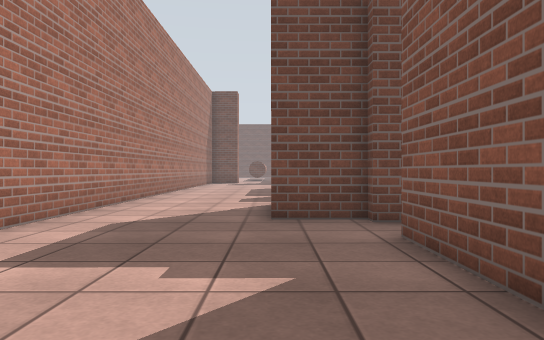
[1] (above)

20 first-person views from a walk through a robot-simulator world made for Gazebo. The camera is 0.94 m above the floor, looks level and sees 70° across. The floor is counted in squares, 1 m on a side. Each view is taken from the middle of a square. On the plan, view 1 faces up. The plan holds only what a view shows up to about 13 squares ahead; the rest is blank. The place goes on beyond the plan.

[2]
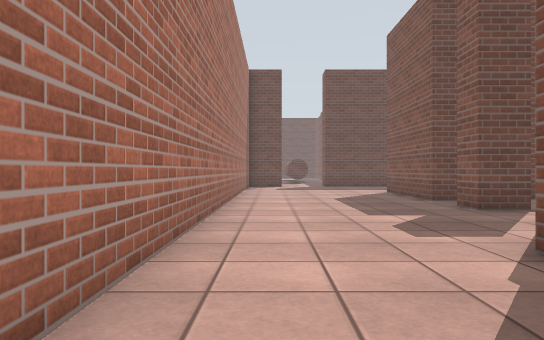

[3]
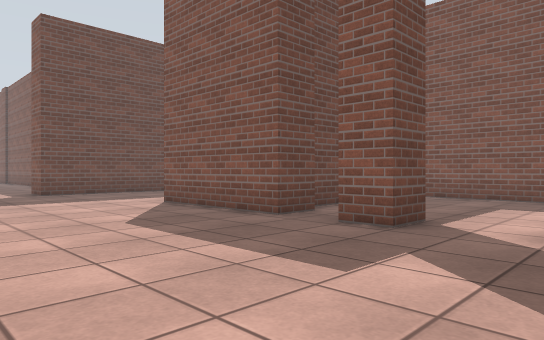

[4]
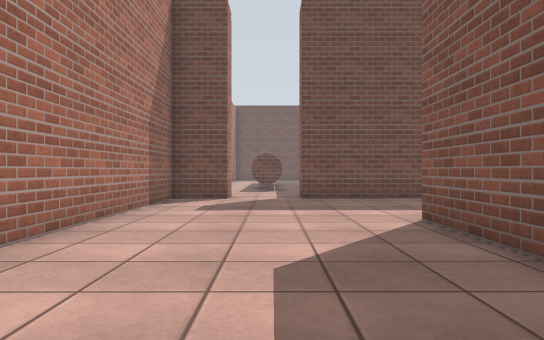

[5]
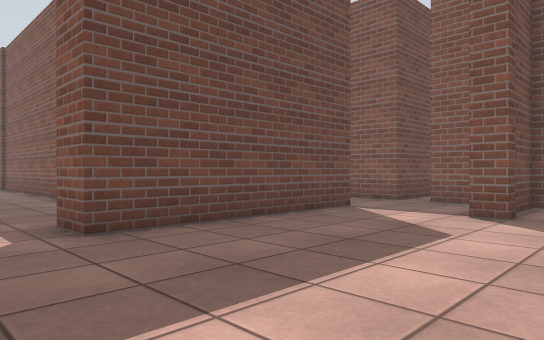

[6]
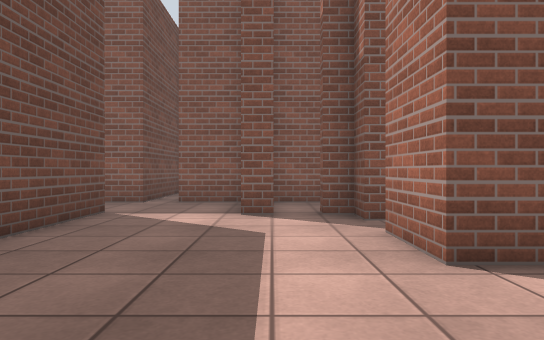

[7]
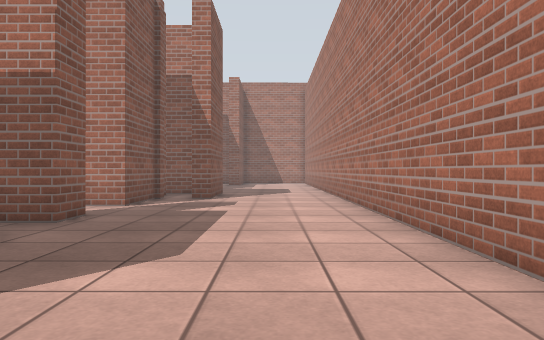

[8]
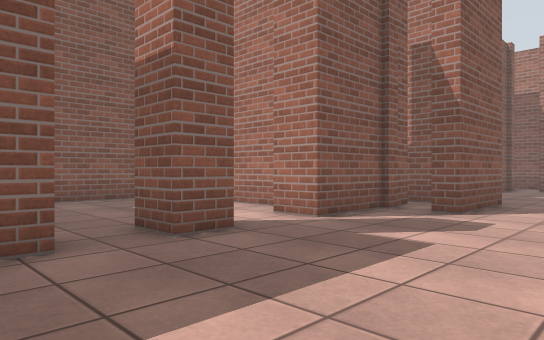

[9]
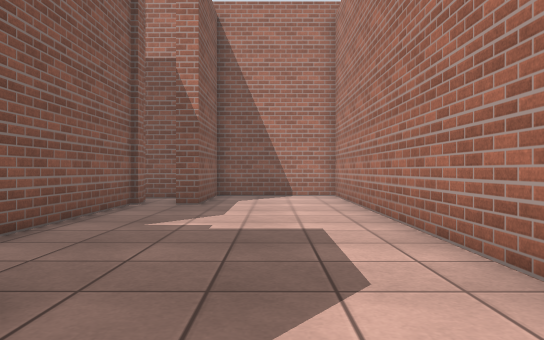

[10]
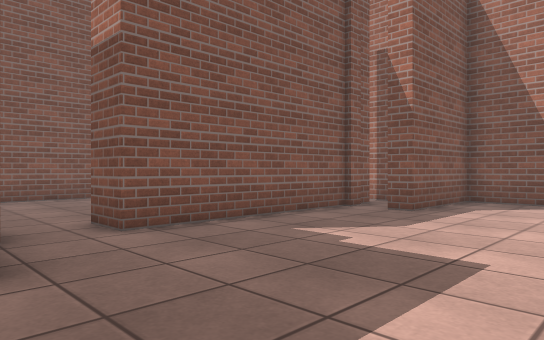

[11]
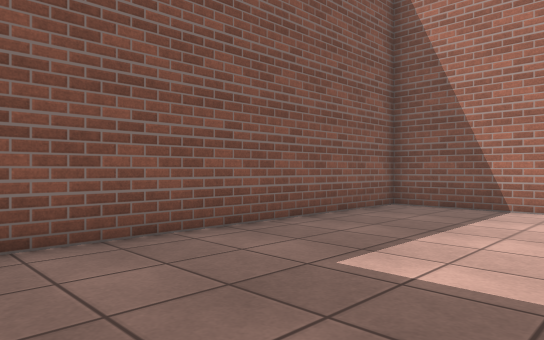

[12]
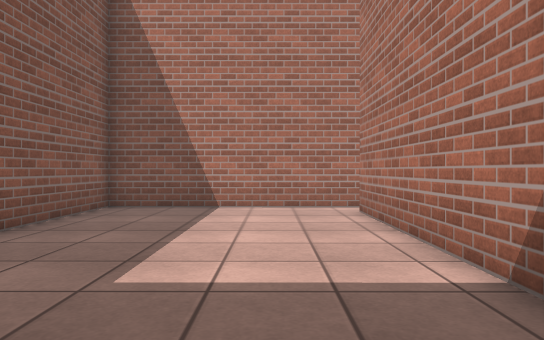

[13]
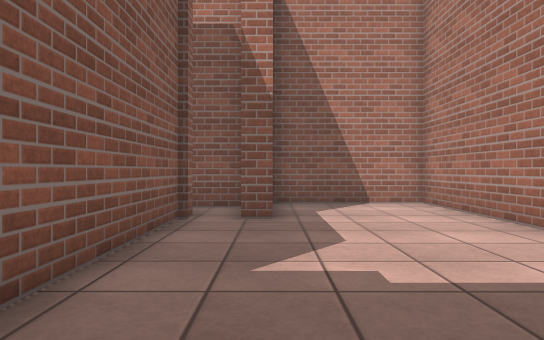

[14]
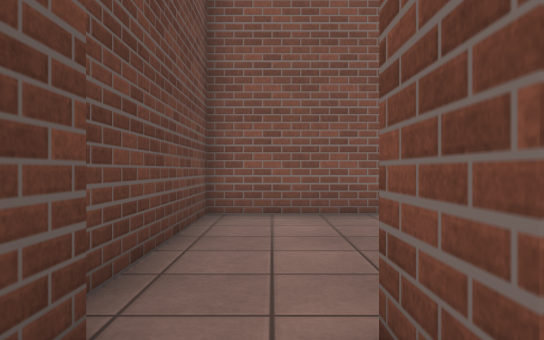

[15]
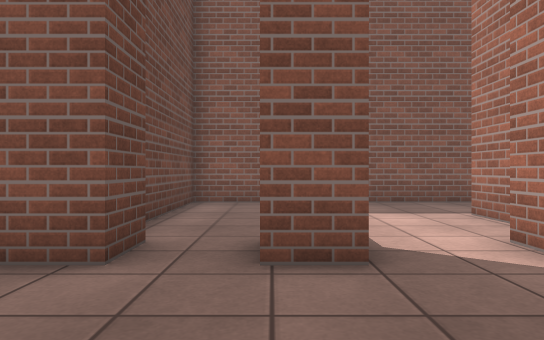

[16]
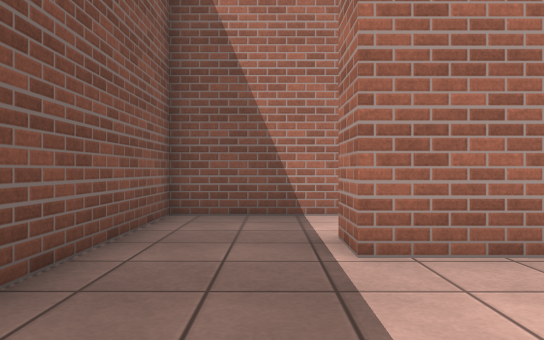

[17]
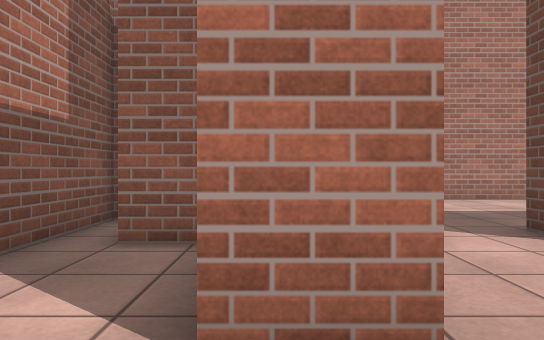

[18]
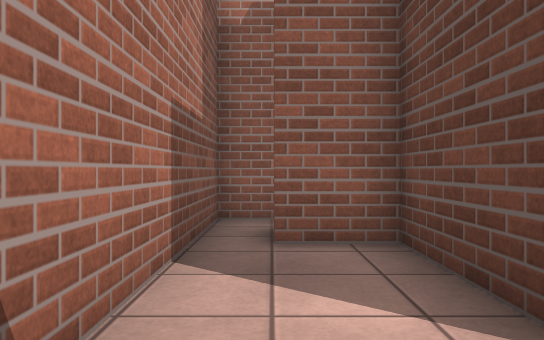

[19]
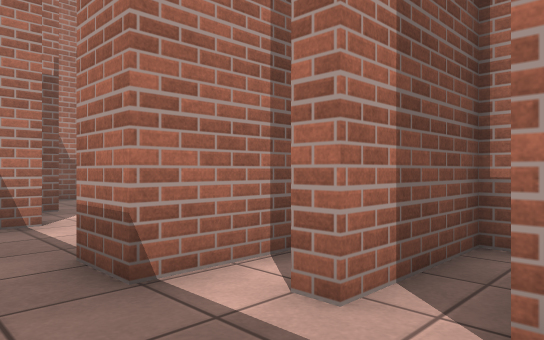

[20]
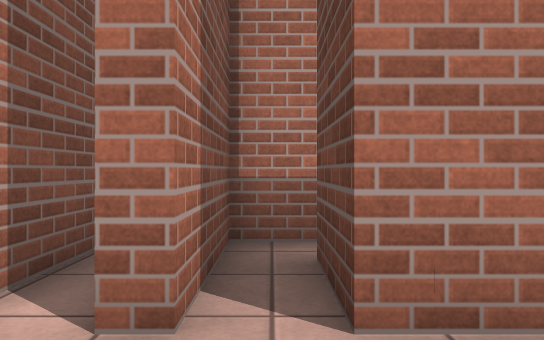

### Floor plan
Ten units are one square. View 1 is at (0, 0); x grows to the right and y downward. Boxes are objects, and circles mark ways between rooms. Rooms are numbered by the first view taken in them; rooms with no view inside come last. Other rooms are left out.
<svg viewBox="-48 -331 163 376">
<path fill="none" stroke="#000" d="M18 -155 18 -161 31 -161M25 -129 31 -129M31 -176 18 -176 18 -223 39 -223M40 -118 61 -118 61 -106M18 -104 18 -125M16 -99 16 -105M31 -70 18 -70 18 -74 0 -74 0 -104 6 -104M52 -223 61 -223 61 -230M91 -105 91 -182 38 -182M61 -240 61 -247 68 -247M91 -249 91 -268M-24 -277 -43 -277 -43 40 0 40 0 5 6 5M66 -289 66 -277 0 -277M18 5 18 -54 31 -54M16 10 16 5M110 -277 91 -277 91 -292M30 -316 30 -304 58 -304 58 -299M18 18 18 13M58 -326 58 -315 39 -315M30 -43 30 17M35 28 91 28 91 -74 38 -74M58 -106 30 -106 30 -95M45 -80 91 -80 91 -105M6 -91 6 -80 15 -80M35 -80 45 -80M8 28 35 28"/>
<circle cx="25" cy="-60" r="3" fill="#2a7"/>
<circle cx="75" cy="-115" r="3" fill="#2a7"/>
<circle cx="10" cy="-100" r="3" fill="#2a7"/>
<circle cx="10" cy="10" r="3" fill="#2a7"/>
<circle cx="25" cy="20" r="3" fill="#2a7"/>
<circle cx="40" cy="-90" r="3" fill="#2a7"/>
<text x="10" y="-150">1</text>
<text x="60" y="-30">2</text>
<text x="60" y="-100">3</text>
<text x="20" y="-90">4</text>
<text x="20" y="20">5</text>
</svg>
Room 1 opens to room 2. Room 1 opens to room 3. Room 1 opens to room 4. Room 1 opens to room 5. Room 2 opens to room 5. Room 3 opens to room 4.

Where each view was taken, in squares from view 1:
view 1: 0 up, 0 right, facing up
view 2: 6 up, 3 left, facing up
view 3: 12 up, 4 left, facing up-right
view 4: 15 up, 1 left, facing up
view 5: 22 up, 2 left, facing up-right
view 6: 24 up, 2 left, facing right
view 7: 23 up, 2 left, facing down
view 8: 19 up, 3 left, facing down-right
view 9: 10 up, 2 left, facing down
view 10: 8 up, 4 left, facing down-right
view 11: 7 up, 4 right, facing down-right
view 12: 7 up, 5 right, facing down
view 13: 7 up, 0 right, facing down
view 14: 6 up, 1 right, facing right
view 15: 16 up, 2 left, facing right
view 16: 16 up, 7 right, facing down
view 17: 11 up, 8 right, facing left
view 18: 9 up, 8 right, facing left
view 19: 32 up, 8 right, facing down-left
view 20: 31 up, 8 right, facing left
